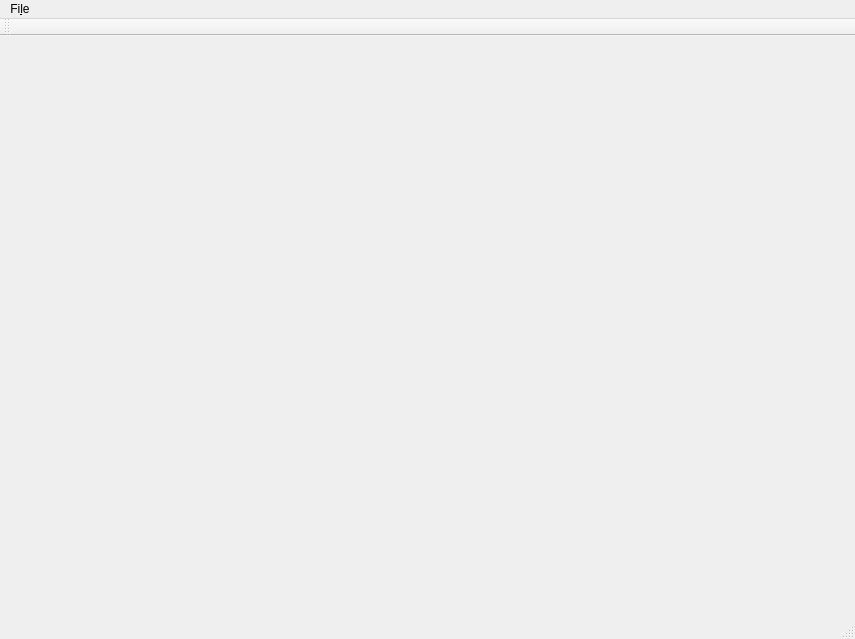
<?xml version="1.0" encoding="UTF-8"?>
<ui version="4.0">
 <class>MainWindow</class>
 <widget class="QMainWindow" name="MainWindow">
  <property name="geometry">
   <rect>
    <x>0</x>
    <y>0</y>
    <width>855</width>
    <height>639</height>
   </rect>
  </property>
  <property name="windowTitle">
   <string>MainWindow</string>
  </property>
  <widget class="QWidget" name="centralWidget"/>
  <widget class="QMenuBar" name="menuBar">
   <property name="geometry">
    <rect>
     <x>0</x>
     <y>0</y>
     <width>855</width>
     <height>20</height>
    </rect>
   </property>
   <widget class="QMenu" name="menuFile">
    <property name="title">
     <string>Fi&amp;le</string>
    </property>
    <addaction name="actionLoad_Video"/>
   </widget>
   <addaction name="menuFile"/>
  </widget>
  <widget class="QToolBar" name="mainToolBar">
   <attribute name="toolBarArea">
    <enum>TopToolBarArea</enum>
   </attribute>
   <attribute name="toolBarBreak">
    <bool>false</bool>
   </attribute>
  </widget>
  <widget class="QStatusBar" name="statusBar"/>
  <action name="actionLoad_Video">
   <property name="text">
    <string>Load Video...</string>
   </property>
  </action>
 </widget>
 <layoutdefault spacing="6" margin="11"/>
 <resources/>
 <connections>
  <connection>
   <sender>actionLoad_Video</sender>
   <signal>triggered()</signal>
   <receiver>MainWindow</receiver>
   <slot>onLoadVideo()</slot>
   <hints>
    <hint type="sourcelabel">
     <x>-1</x>
     <y>-1</y>
    </hint>
    <hint type="destinationlabel">
     <x>427</x>
     <y>319</y>
    </hint>
   </hints>
  </connection>
 </connections>
 <slots>
  <slot>onLoadVideo()</slot>
 </slots>
</ui>
